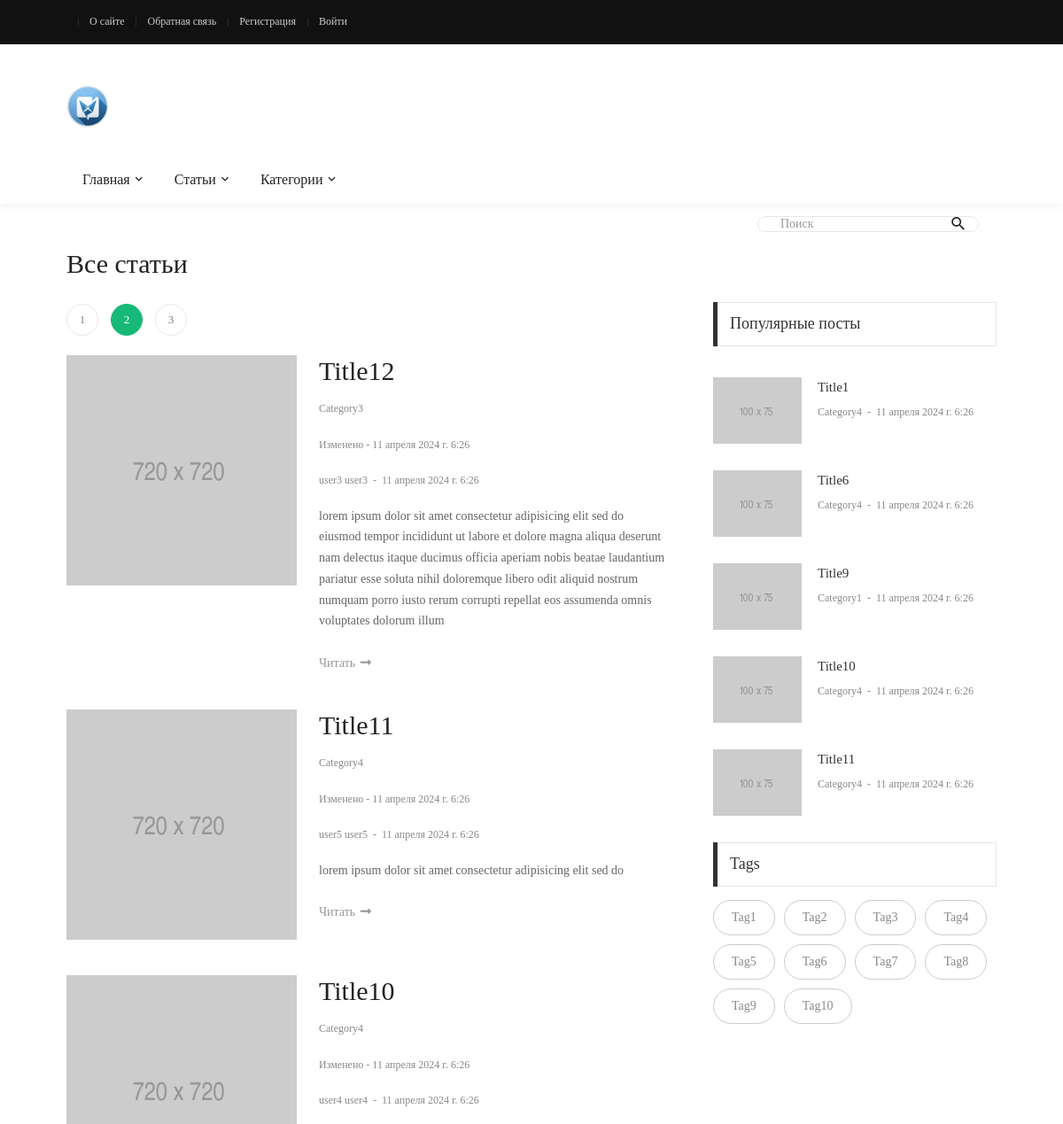
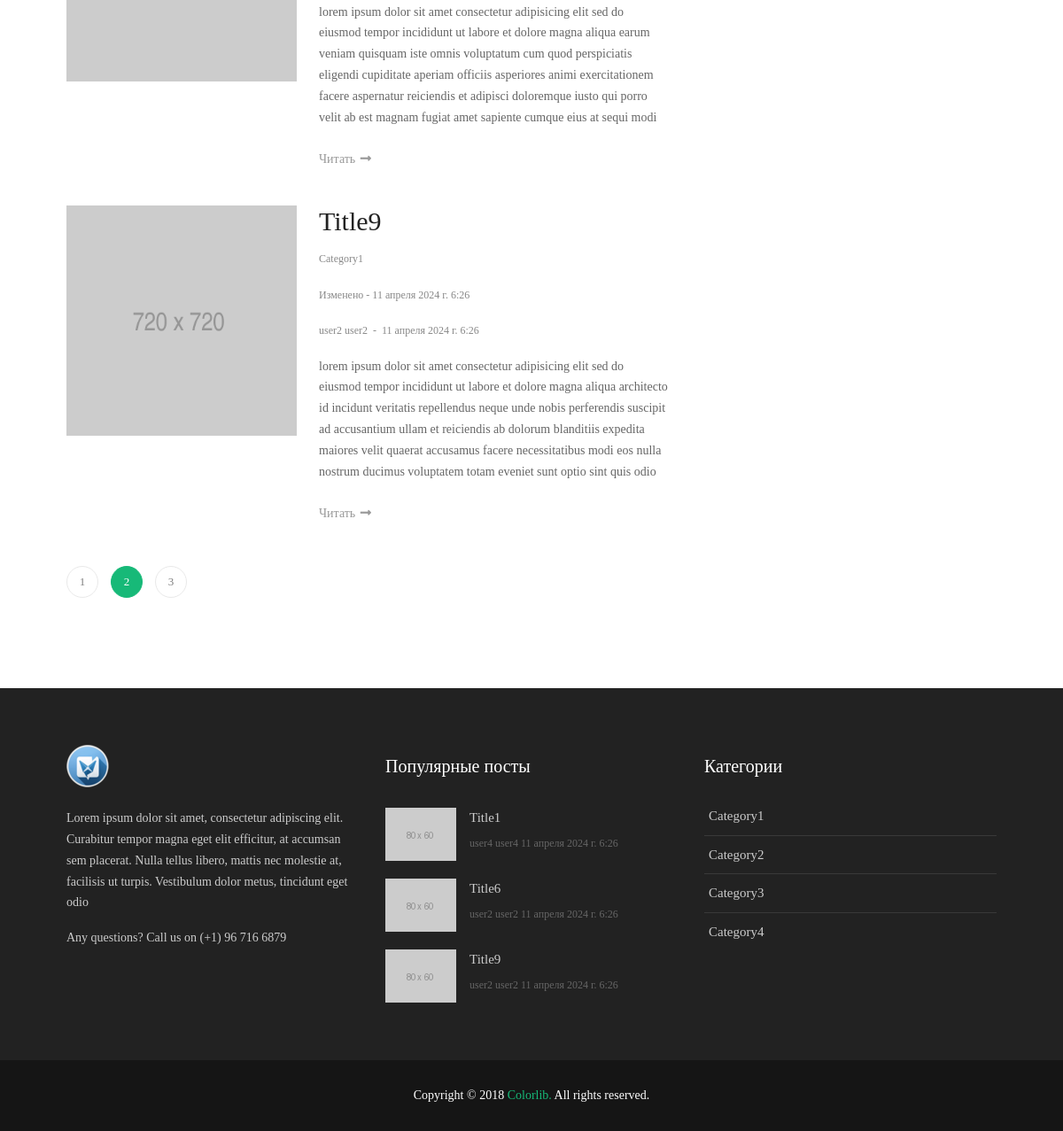
/posts/?page=2&search=, run on an earlier commit of the app's database (2 pictures, top to bottom).
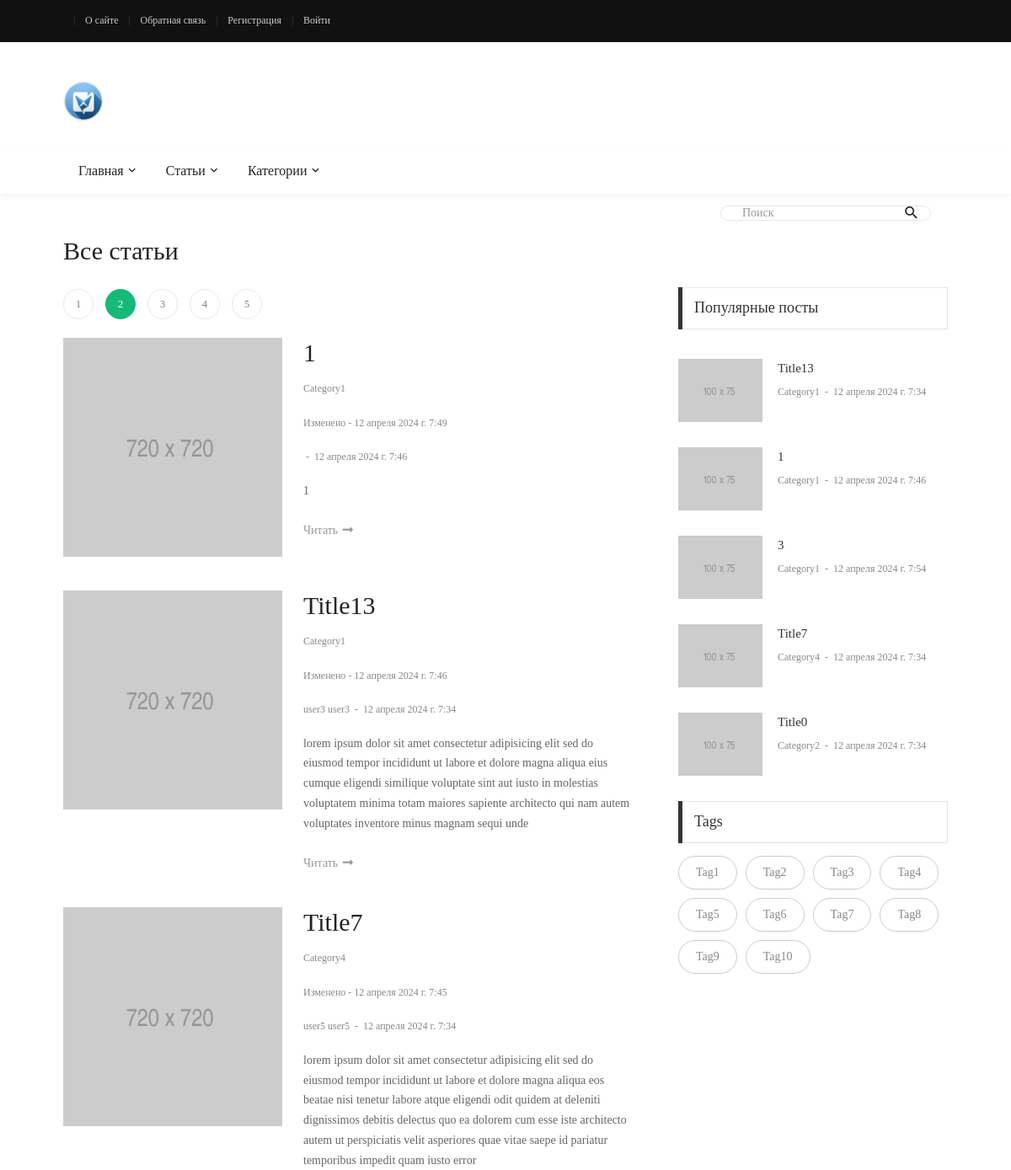
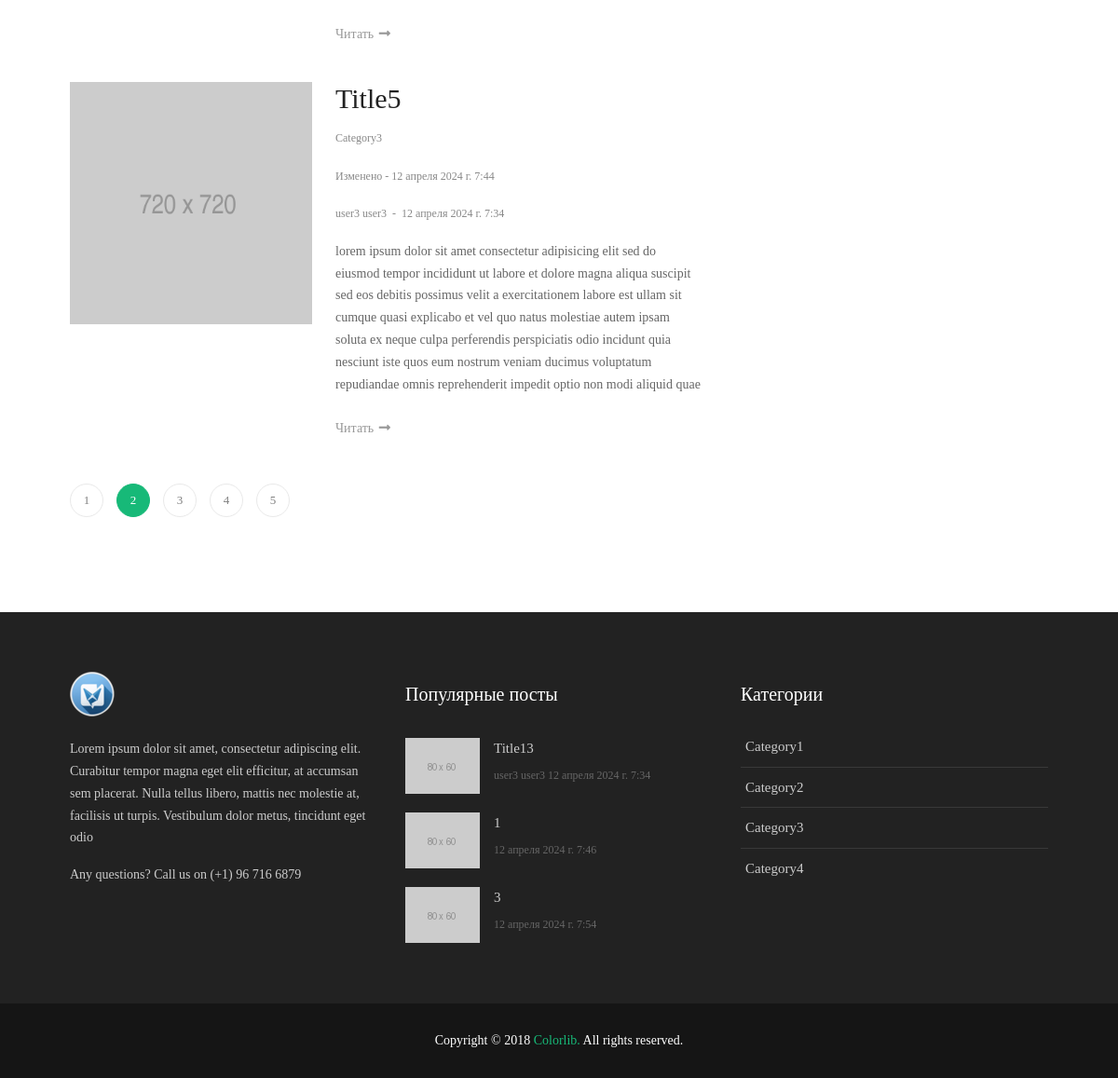
And on a later commit of the database (2 pictures, top to bottom).
### blog/models.py (models this page shows, shortened)
class Article(models.Model):
    title = models.CharField(max_length=25, verbose_name='Заголовок')
    description = models.TextField(max_length=500, verbose_name='Описание', null=True, blank=True)
    content = RichTextField(verbose_name='Содержание', null=True, blank=True)
    author = models.ForeignKey(get_user_model(), on_delete=models.CASCADE, verbose_name='Автор')
    category = models.ForeignKey(Category, on_delete=models.SET_NULL, verbose_name='Категория', null=True)
    tags = models.ManyToManyField(Tag, verbose_name='Теги', blank=True)
    is_published = models.BooleanField(default=False, verbose_name='Опубликовано')
    date_published = models.DateTimeField(auto_now_add=True, verbose_name='Дата публикации')
    change_date = models.DateTimeField(auto_now=True, verbose_name='Дата изменения')
    image = models.FileField(upload_to='images/', verbose_name='Превью', null=True, blank=True)
    fields = ['title', 'content', 'category']
    class Meta:
        ordering = ['-change_date']
        verbose_name = 'Статья'
        verbose_name_plural = 'Статьи'
    @admin.display(description="Автор")
    def author_full_name(self):
        return self.author.full_name
    @staticmethod
    def get_published_posts():
        return Article.objects.filter(is_published=True).all()
    def changed(self):
        if self.date_published != self.change_date:
            return True
        return False
    @property
    def views(self):
        """
        Получение значения просмотров для данной статьи
        """
        article_views, created = ArticleViews.objects.get_or_create(article=self)
        return article_views.views

class Category(models.Model):
    title = models.CharField(max_length=100, verbose_name='Название')
    description = RichTextField(verbose_name='Описание', null=True, blank=True)
    class Meta:
        ordering = ['id']
        verbose_name = 'Категория'
        verbose_name_plural = 'Категории'
    @property
    def url_name(self):
        return "home"

class User(AbstractUser):
    bio = models.TextField(verbose_name='Биография', null=True, blank=True)
    birth_date = models.DateField(verbose_name='День рождения', null=True, blank=True)
    change_date = models.DateTimeField(auto_now=True, verbose_name='Дата изменения')
    fields = ['first_name', 'last_name', 'email', 'bio', 'birth_date']
    @property
    def full_name(self):
        return f'{self.first_name} {self.last_name}'
    class Meta:
        ordering = ['-change_date']
        verbose_name = 'Автор'
        verbose_name_plural = 'Авторы'

class Tag(models.Model):
    title = models.CharField(max_length=100, verbose_name='Название')
    description = models.CharField(max_length=255, verbose_name='Описание', default='Описание')
    slug = models.SlugField(max_length=100, verbose_name='Слаг', unique=True)
    class Meta:
        ordering = ['id']
        verbose_name = 'Тег'
        verbose_name_plural = 'Теги'

### blog/views.py (the view)
# urls.py: path("posts/", views.all_posts, name='posts'),
def all_posts(request):
    context = get_context()
    search_query = request.GET.get('search', '')
    if search_query:
        context['title'] = f'Поиск по запросу: "{search_query}"'
        context['search_query'] = search_query
        context['posts'] = models.Article.get_published_posts().filter(Q(title__icontains=search_query) |
                                                                       Q(description__icontains=search_query) |
                                                                       Q(content__icontains=search_query))
    else:
        context['title'] = 'Все статьи'
        context['posts'] = models.Article.get_published_posts()
    context['search'] = search_query
    paginator = Paginator(context['posts'], 4)
    page_number = request.GET.get('page') or 1
    page_obj = paginator.get_page(page_number)
    context['page_obj'] = page_obj
    context['page'] = int(page_number)
    return render(request, 'blog/blog-list-01.html', context)

### blog/templates/blog/blog-list-01.html
{% extends 'base.html' %}
{% load static %}
{% block content %}
<div class="col-md-10 col-lg-8 p-b-80">
    <div class="p-r-10 p-r-0-sr991">
        {% include 'blog/includes/pagination.html' with
        page_obj=page_obj
        page=page
        search=search %}
        {% for p in page_obj %}
        <div class="m-t--40 p-b-15">
            <div class="flex-wr-sb-s p-t-40 how-bor2">
                <a href="{% url 'post' p.id %}" class="size-w-8 wrap-pic-w hov1 trans-03 w-full-sr575 m-b-25">
                    <img src="{% static 'blog/images/post-43.jpg' %}" alt="IMG">
                </a>
                <div class="size-w-9 w-full-sr575 m-b-25">
                    <h5 class="p-b-12">
                        <a href="{% url 'post' p.id %}" class="f1-l-1 cl2 hov-cl10 trans-03 respon2">
                            {{ p.title }}
                        </a>
                    </h5>
                    <div class="cl8 p-b-18">
                        <a href="{% url 'category' p.category.title %}" class="f1-s-4 cl8 hov-cl10 trans-03">
                            {{ p.category.title }}
                        </a>
                    </div>
                    {% if p.changed %}
                    <div class="cl8 p-b-18">
                                    <span class="f1-s-3">
											Изменено - {{ p.change_date }}
										</span>
                    </div>
                    {% endif %}
                    <div class="cl8 p-b-18">
                        <a href="#" class="f1-s-4 cl8 hov-cl10 trans-03">
                            {{ p.author.full_name }}
                        </a>
                        <span class="f1-s-3 m-rl-3">
											-
										</span>
                        <span class="f1-s-3">
											{{ p.date_published }}
										</span>
                    </div>
                    <p class="f1-s-1 cl6 p-b-24">
                        {{ p.description }}
                    </p>
                    <a href="{% url 'post' p.id %}" class="f1-s-1 cl9 hov-cl10 trans-03">
                        Читать
                        <i class="m-l-2 fa fa-long-arrow-alt-right"></i>
                    </a>
                </div>
            </div>
        </div>
        {% endfor %}
        {% include 'blog/includes/pagination.html' with
        page_obj=page_obj
        page=page
        search=search %}
    </div>
</div>
{% endblock %}

### templates/base.html (shortened to what this page needs)
{% load static %}
{% load app_tags %}
<!DOCTYPE html>
<html lang="en">
<head>
    <link rel="stylesheet" type="text/css" href="{% static 'blog/vendor/bootstrap/css/bootstrap.min.css' %}">
    <link rel="stylesheet" type="text/css"
          href="{% static 'blog/fonts/fontawesome-5.0.8/css/fontawesome-all.min.css' %}">
    <link rel="stylesheet" type="text/css"
          href="{% static 'blog/fonts/iconic/css/material-design-iconic-font.min.css' %}">
    <link rel="stylesheet" type="text/css" href="{% static 'blog/vendor/animate/animate.css' %}">
    <link rel="stylesheet" type="text/css" href="{% static 'blog/vendor/css-hamburgers/hamburgers.min.css' %}">
    <link rel="stylesheet" type="text/css" href="{% static 'blog/vendor/animsition/css/animsition.min.css' %}">
    <link rel="stylesheet" type="text/css" href="{% static 'blog/css/util.min.css' %}">
    <link rel="stylesheet" type="text/css" href="{% static 'blog/css/main.css' %}">
</head>
<body class="animsition">
<header>
    <div class="container-menu-desktop">
        <div class="topbar">
            <div class="content-topbar container h-100">
                <div class="left-topbar">
                    {% if user.is_authenticated %}
                    {% include 'includes/menu_a.html' with
                    menu=user_top_menu
                    a_class='left-topbar-item' %}
                    {% else %}
                    {% include 'includes/menu_a.html' with
                    menu=top_menu
                    a_class='left-topbar-item' %}
                    {% endif %}
                </div>
            </div>
        </div>
        <div class="wrap-logo container">
            <div class="logo">
                <a href="{% url 'home' %}"><img src="{% static 'blog/images/logo.ico' %}" alt="LOGO"></a>
            </div>
        </div>
        <div class="wrap-main-nav">
            <div class="main-nav">
                <nav class="menu-desktop">
                    <ul class="main-menu">
                        {% with li_class='mega-menu-item' menu=menu %}
                        {% include 'includes/menu.html' %}
                        {% endwith %}
                        <li>
                            <a href="#">Категории</a>
                        </li>
                    </ul>
                </nav>
            </div>
        </div>
    </div>
</header>
<div class="container">
    <div class="headline bg0 flex-wr-sb-c p-rl-20 p-tb-8">
        <div class="pos-relative bo-1-rad-22 of-hidden bocl11 m-tb-6">
            <form action="{% url 'posts' %}">
                <input class="f1-s-1 cl6 plh9 s-full p-l-25 p-r-45" type="text" name="search" placeholder="Поиск">
                <button type="submit" class="flex-c-c size-a-1 ab-t-r fs-20 cl2 hov-cl10 trans-03">
                    <i class="zmdi zmdi-search"></i>
                </button>
            </form>
        </div>
    </div>
</div>
<section class="bg0">
    <div class="container">
        <div class="row justify-content-center">
            <div class="container p-t-4 p-b-5">
                <h2 class="f1-l-1 cl2 p-b-15">
                    {{ title }}
                </h2>
            </div>
            {% block content %}
            {% endblock %}
            {% include 'blog/includes/sidebar.html' with
            pop_posts=pop_posts
            tags=tags %}
        </div>
    </div>
</section>
<footer>
    <div class="bg2 p-t-40 p-b-25">
        <div class="container">
            <div class="row">
                <div class="col-lg-4 p-b-20">
                    <div class="size-h-3 flex-s-c">
                        <a href="{% url 'home' %}">
                            <img class="max-s-full" src="{% static 'blog/images/logo.ico' %}" alt="LOGO">
                        </a>
                    </div>
                    <div>
                        <p class="f1-s-1 cl11 p-b-16">
                            Lorem ipsum dolor sit amet, consectetur adipiscing elit. Curabitur tempor magna eget elit
                            efficitur, at accumsan sem placerat. Nulla tellus libero, mattis nec molestie at, facilisis
                            ut turpis. Vestibulum dolor metus, tincidunt eget odio
                        </p>
                        <p class="f1-s-1 cl11 p-b-16">
                            Any questions? Call us on (+1) 96 716 6879
                        </p>
                    </div>
                </div>
                <div class="col-sm-6 col-lg-4 p-b-20">
                    <div class="size-h-3 flex-s-c">
                        <h5 class="f1-m-7 cl0">
                            Популярные посты
                        </h5>
                    </div>
                    <ul>
                        {% for p in pop_posts|slice:":3" %}
                        <li class="flex-wr-sb-s p-b-20">
                            <a href="{% url 'post' p.id %}" class="size-w-4 wrap-pic-w hov1 trans-03">
                                <img src="{% static 'blog/images/popular-post-01.jpg' %}" alt="IMG">
                            </a>
                            <div class="size-w-5">
                                <h6 class="p-b-5">
                                    <a href="{% url 'post' p.id %}" class="f1-s-5 cl11 hov-cl10 trans-03">
                                        {{ p.title }}
                                    </a>
                                </h6>
                                <span class="f1-s-3 cl6">
										{{ p.author_full_name }}
									</span>
                                <span class="f1-s-3 cl6">
										{{ p.date_published }}
									</span>
                            </div>
                        </li>
                        {% endfor %}
                    </ul>
                </div>
                <div class="col-sm-6 col-lg-4 p-b-20">
                    <div class="size-h-3 flex-s-c">
                        <h5 class="f1-m-7 cl0">
                            Категории
                        </h5>
                    </div>
                    <ul class="m-t--12">
                        {% include 'includes/menu.html' with
                        li_class='how-bor1 p-rl-5 p-tb-10'
                        a_class='f1-s-5 cl11 hov-cl10 trans-03 p-tb-8'
                        menu=cats %}
                    </ul>
                </div>
            </div>
        </div>
    </div>
    <div class="bg11">
        <div class="container size-h-4 flex-c-c p-tb-15">
				<span class="f1-s-1 cl0 txt-center">
					Copyright © 2018
					<a href="#" class="f1-s-1 cl10 hov-link1">Colorlib.</a>
					All rights reserved.
				</span>
        </div>
    </div>
</footer>
</body>
</html>

### templates/includes/menu_a.html
{% for m in menu %}
<a class="{{ a_class }}" href="{% url m.url_name %}">{{ m.title }} </a>
{% endfor %}

### templates/includes/menu.html (shortened to what this page needs)
{% for m in menu %}
<li class="{{ li_class }}">
    <a class="{{ a_class }}" href="{% url m.url_name %}">{{ m.title }} </a>
</li>
{% endfor %}

### blog/templates/blog/includes/pagination.html
<div class="flex-wr-s-c m-rl--7 p-b-15">
    {% for n in page_obj.paginator.page_range %}
    {% if n == page %}
    <a href="?page={{ n }}&search={{ search }}" class="flex-c-c pagi-item hov-btn1 trans-03 m-all-7 pagi-active">{{ n }}</a>
    {% else %}
    <a href="?page={{ n }}&search={{ search }}" class="flex-c-c pagi-item hov-btn1 trans-03 m-all-7"> {{ n }}</a>
    {% endif %}
    {% endfor %}
</div>

### blog/templates/blog/includes/sidebar.html
{% load static %}
<div class="col-md-5 col-lg-4 p-b-30">
    <div class="p-l-10 p-rl-0-sr991 p-t-5">
        <div>
            <div class="how2 how2-cl4 flex-s-c">
                <h3 class="f1-m-2 cl3 tab01-title">
                    Популярные посты
                </h3>
            </div>
            <ul class="p-t-35">
                {% for p in pop_posts %}
                <li class="flex-wr-sb-s p-b-30">
                    <a href="#" class="size-w-10 wrap-pic-w hov1 trans-03">
                        <img src="{% static 'blog/images/popular-post-04.jpg' %}" alt="IMG">
                    </a>
                    <div class="size-w-11">
                        <h6 class="p-b-4">
                            <a href="#" class="f1-s-5 cl3 hov-cl10 trans-03">
                                {{ p.title }}
                            </a>
                        </h6>
                        <span class="cl8 txt-center p-b-24">
											<a href="{% url 'category' p.category.title %}"
                                               class="f1-s-6 cl8 hov-cl10 trans-03">
												{{  p.category.title }}
											</a>
											<span class="f1-s-3 m-rl-3">
												-
											</span>
											<span class="f1-s-3">
												{{ p.date_published }}
											</span>
										</span>
                    </div>
                </li>
                {% endfor %}
            </ul>
        </div>
        <div class="p-b-20">
            <div class="how2 how2-cl4 flex-s-c m-b-10">
                <h3 class="f1-m-2 cl3 tab01-title">
                    Tags
                </h3>
            </div>
            <div class="flex-wr-s-s m-rl--5">
                {% for tag in tags %}
                <a href="{% url 'tag' tag.slug %}"
                   class="flex-c-c size-h-2 bo-1-rad-20 bocl12 f1-s-1 cl8 hov-btn2 trans-03 p-rl-20 p-tb-5 m-all-5">
                    {{ tag.title }}
                </a>
                {% endfor %}
            </div>
        </div>
    </div>
</div>

What changed in the data, as far as the page shows it:
removed Article: title "Title12", category "Category3", change_date "11 апреля 2024 г. 6:26", author.full_name "user3 user3", date_published "11 апреля 2024 г. 6:26", description "lorem ipsum dolor sit amet consectetur adipisicing elit sed do eiusmod tempor incididunt ut labore et dolore magna aliqua deserunt nam delectus itaque ducimus officia aperiam nobis beatae laudantium pariatur esse soluta nihil doloremque libero odit aliquid nostrum numquam porro iusto rerum corrupti repellat eos assumenda omnis voluptates dolorum illum"
removed Article: title "Title11", category "Category4", change_date "11 апреля 2024 г. 6:26", author.full_name "user5 user5", date_published "11 апреля 2024 г. 6:26", description "lorem ipsum dolor sit amet consectetur adipisicing elit sed do"
removed Article: title "Title10", category "Category4", change_date "11 апреля 2024 г. 6:26", author.full_name "user4 user4", date_published "11 апреля 2024 г. 6:26", description "lorem ipsum dolor sit amet consectetur adipisicing elit sed do eiusmod tempor incididunt ut labore et dolore magna aliqua earum veniam quisquam iste omnis voluptatum cum quod perspiciatis eligendi cupiditate aperiam officiis asperiores animi exercitationem facere aspernatur reiciendis et adipisci doloremque iusto qui porro velit ab est magnam fugiat amet sapiente cumque eius at sequi modi"
removed Article: title "Title9", category "Category1", change_date "11 апреля 2024 г. 6:26", author.full_name "user2 user2", date_published "11 апреля 2024 г. 6:26", description "lorem ipsum dolor sit amet consectetur adipisicing elit sed do eiusmod tempor incididunt ut labore et dolore magna aliqua architecto id incidunt veritatis repellendus neque unde nobis perferendis suscipit ad accusantium ullam et reiciendis ab dolorum blanditiis expedita maiores velit quaerat accusamus facere necessitatibus modi eos nulla nostrum ducimus voluptatem totam eveniet sunt optio sint quis odio", author_full_name "user2 user2"
removed Article: title "Title1", category "Category4", date_published "11 апреля 2024 г. 6:26", author_full_name "user4 user4"
removed Article: title "Title6", category "Category4", date_published "11 апреля 2024 г. 6:26", author_full_name "user2 user2"
added Article: title "1", category "Category1", change_date "12 апреля 2024 г. 7:49", date_published "12 апреля 2024 г. 7:46", description "1"
added Article: title "Title13", category "Category1", change_date "12 апреля 2024 г. 7:46", author.full_name "user3 user3", date_published "12 апреля 2024 г. 7:34", description "lorem ipsum dolor sit amet consectetur adipisicing elit sed do eiusmod tempor incididunt ut labore et dolore magna aliqua eius cumque eligendi similique voluptate sint aut iusto in molestias voluptatem minima totam maiores sapiente architecto qui nam autem voluptates inventore minus magnam sequi unde", author_full_name "user3 user3"
added Article: title "Title7", category "Category4", change_date "12 апреля 2024 г. 7:45", author.full_name "user5 user5", date_published "12 апреля 2024 г. 7:34", description "lorem ipsum dolor sit amet consectetur adipisicing elit sed do eiusmod tempor incididunt ut labore et dolore magna aliqua eos beatae nisi tenetur labore atque eligendi odit quidem at deleniti dignissimos debitis delectus quo ea dolorem cum esse iste architecto autem ut perspiciatis velit asperiores quae vitae saepe id pariatur temporibus impedit quam iusto error"
added Article: title "Title5", category "Category3", change_date "12 апреля 2024 г. 7:44", author.full_name "user3 user3", date_published "12 апреля 2024 г. 7:34", description "lorem ipsum dolor sit amet consectetur adipisicing elit sed do eiusmod tempor incididunt ut labore et dolore magna aliqua suscipit sed eos debitis possimus velit a exercitationem labore est ullam sit cumque quasi explicabo et vel quo natus molestiae autem ipsam soluta ex neque culpa perferendis perspiciatis odio incidunt quia nesciunt iste quos eum nostrum veniam ducimus voluptatum repudiandae omnis reprehenderit impedit optio non modi aliquid quae"
added Article: title "3", category "Category1", date_published "12 апреля 2024 г. 7:54"
added Article: title "Title0", category "Category2", date_published "12 апреля 2024 г. 7:34", shown under "Популярные посты"
Also different on the page:
new list line: "4"
new list line: "5"
